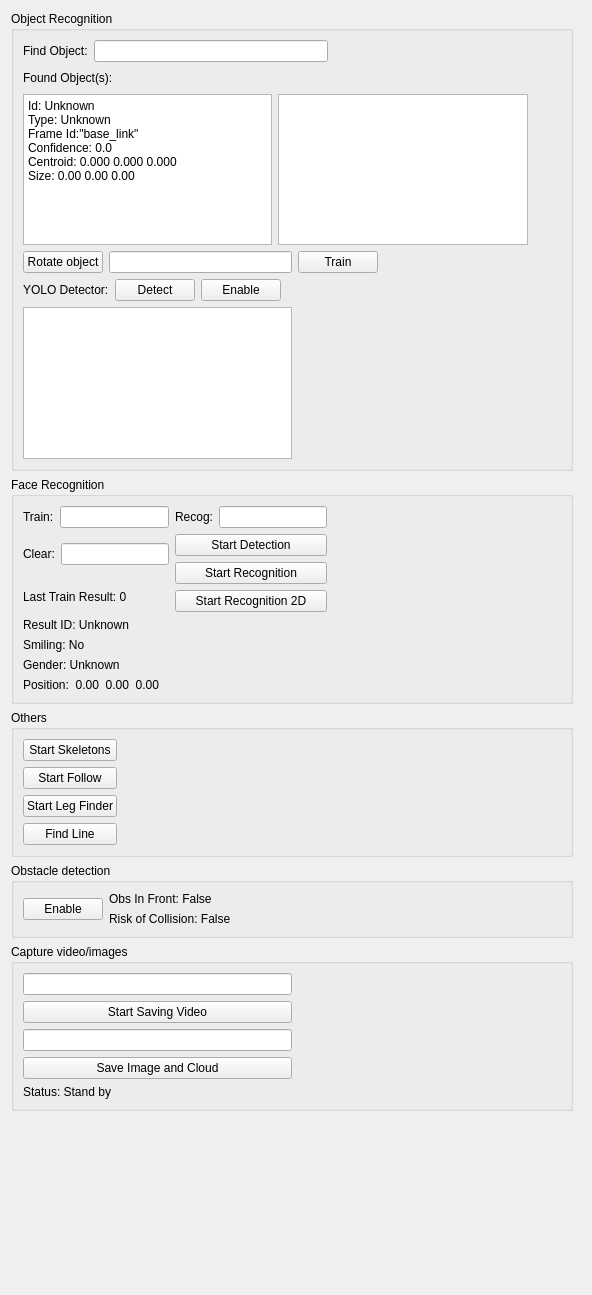
           <widget class="QWidget" name="scrollAreaWidgetContents_3">
            <property name="geometry">
             <rect>
              <x>0</x>
              <y>0</y>
              <width>592</width>
              <height>1295</height>
             </rect>
            </property>
            <layout class="QVBoxLayout" name="verticalLayout_16">
             <item>
              <layout class="QHBoxLayout" name="horizontalLayout_2">
               <item>
                <layout class="QVBoxLayout" name="verticalLayout_12">
                 <item>
                  <widget class="QGroupBox" name="gbObjRecog">
                   <property name="title">
                    <string>Object Recognition</string>
                   </property>
                   <layout class="QGridLayout" name="gridLayout_10">
                    <item row="0" column="0">
                     <layout class="QHBoxLayout" name="horizontalLayout_12">
                      <item>
                       <widget class="QLabel" name="objLblGoalObject">
                        <property name="text">
                         <string>Find Object:</string>
                        </property>
                       </widget>
                      </item>
                      <item>
                       <widget class="QLineEdit" name="objTxtGoalObject"/>
                      </item>
                      <item>
                       <spacer name="horizontalSpacer_10">
                        <property name="orientation">
                         <enum>Qt::Horizontal</enum>
                        </property>
                        <property name="sizeHint" stdset="0">
                         <size>
                          <width>40</width>
                          <height>20</height>
                         </size>
                        </property>
                       </spacer>
                      </item>
                     </layout>
                    </item>
                    <item row="1" column="0">
                     <layout class="QHBoxLayout" name="horizontalLayout_14">
                      <item>
                       <widget class="QLabel" name="objLblFound">
                        <property name="text">
                         <string>Found Object(s):</string>
                        </property>
                       </widget>
                      </item>
                      <item>
                       <spacer name="horizontalSpacer_11">
                        <property name="orientation">
                         <enum>Qt::Horizontal</enum>
                        </property>
                        <property name="sizeHint" stdset="0">
                         <size>
                          <width>40</width>
                          <height>20</height>
                         </size>
                        </property>
                       </spacer>
                      </item>
                     </layout>
                    </item>
                    <item row="2" column="0">
                     <layout class="QHBoxLayout" name="horizontalLayout_16">
                      <item>
                       <widget class="QPlainTextEdit" name="objTxtResults">
                        <property name="lineWrapMode">
                         <enum>QPlainTextEdit::NoWrap</enum>
                        </property>
                        <property name="plainText">
                         <string>Id: Unknown
Type: Unknown
Frame Id:&quot;base_link&quot;
Confidence: 0.0
Centroid: 0.000 0.000 0.000
Size: 0.00 0.00 0.00</string>
                        </property>
                       </widget>
                      </item>
                      <item>
                       <widget class="QGraphicsView" name="objGraResult"/>
                      </item>
                      <item>
                       <spacer name="horizontalSpacer_14">
                        <property name="orientation">
                         <enum>Qt::Horizontal</enum>
                        </property>
                        <property name="sizeHint" stdset="0">
                         <size>
                          <width>40</width>
                          <height>20</height>
                         </size>
                        </property>
                       </spacer>
                      </item>
                     </layout>
                    </item>
                    <item row="2" column="1">
                     <spacer name="horizontalSpacer_15">
                      <property name="orientation">
                       <enum>Qt::Horizontal</enum>
                      </property>
                      <property name="sizeHint" stdset="0">
                       <size>
                        <width>13</width>
                        <height>136</height>
                       </size>
                      </property>
                     </spacer>
                    </item>
                    <item row="3" column="0">
                     <layout class="QHBoxLayout" name="horizontalLayout_15">
                      <item>
                       <widget class="QPushButton" name="rotateButton">
                        <property name="text">
                         <string>Rotate object</string>
                        </property>
                       </widget>
                      </item>
                      <item>
                       <widget class="QLineEdit" name="objTxtGoalObject_2"/>
                      </item>
                      <item>
                       <widget class="QPushButton" name="trainObjButton">
                        <property name="text">
                         <string>Train</string>
                        </property>
                       </widget>
                      </item>
                      <item>
                       <spacer name="horizontalSpacer_12">
                        <property name="orientation">
                         <enum>Qt::Horizontal</enum>
                        </property>
                        <property name="sizeHint" stdset="0">
                         <size>
                          <width>40</width>
                          <height>20</height>
                         </size>
                        </property>
                       </spacer>
                      </item>
                     </layout>
                    </item>
                    <item row="4" column="0">
                     <layout class="QHBoxLayout" name="horizontalLayout_46">
                      <item>
                       <widget class="QLabel" name="objLblDetectYOLO">
                        <property name="text">
                         <string>YOLO Detector:</string>
                        </property>
                       </widget>
                      </item>
                      <item>
                       <widget class="QPushButton" name="detectObjYOLO">
                        <property name="text">
                         <string>Detect</string>
                        </property>
                       </widget>
                      </item>
                      <item>
                       <widget class="QPushButton" name="enObjDetectYOLO">
                        <property name="text">
                         <string>Enable</string>
                        </property>
                       </widget>
                      </item>
                      <item>
                       <spacer name="horizontalSpacer_37">
                        <property name="orientation">
                         <enum>Qt::Horizontal</enum>
                        </property>
                        <property name="sizeHint" stdset="0">
                         <size>
                          <width>40</width>
                          <height>20</height>
                         </size>
                        </property>
                       </spacer>
                      </item>
                     </layout>
                    </item>
                    <item row="5" column="0">
                     <layout class="QHBoxLayout" name="horizontalLayout_45">
                      <item>
                       <widget class="QTableWidget" name="objTableWidgetYOLO"/>
                      </item>
                      <item>
                       <spacer name="horizontalSpacer_38">
                        <property name="orientation">
                         <enum>Qt::Horizontal</enum>
                        </property>
                        <property name="sizeHint" stdset="0">
                         <size>
                          <width>40</width>
                          <height>20</height>
                         </size>
                        </property>
                       </spacer>
                      </item>
                     </layout>
                    </item>
                   </layout>
                  </widget>
                 </item>
                 <item>
                  <widget class="QGroupBox" name="gbFaceRecog">
                   <property name="title">
                    <string>Face Recognition</string>
                   </property>
                   <layout class="QHBoxLayout" name="horizontalLayout_44">
                    <item>
                     <layout class="QVBoxLayout" name="verticalLayout_36">
                      <item>
                       <layout class="QHBoxLayout" name="horizontalLayout_20">
                        <item>
                         <layout class="QVBoxLayout" name="verticalLayout_18">
                          <item>
                           <layout class="QFormLayout" name="formLayout">
                            <item row="0" column="0">
                             <widget class="QLabel" name="facLblTrain">
                              <property name="text">
                               <string>Train:</string>
                              </property>
                             </widget>
                            </item>
                            <item row="0" column="1">
                             <widget class="QLineEdit" name="facTxtTrain">
                              <property name="text">
                               <string/>
                              </property>
                             </widget>
                            </item>
                           </layout>
                          </item>
                          <item>
                           <layout class="QFormLayout" name="formLayout_6">
                            <item row="0" column="0">
                             <widget class="QLabel" name="facLblClear">
                              <property name="text">
                               <string>Clear:</string>
                              </property>
                             </widget>
                            </item>
                            <item row="0" column="1">
                             <widget class="QLineEdit" name="facTxtClear"/>
                            </item>
                           </layout>
                          </item>
                          <item>
                           <widget class="QLabel" name="facLblTrainResult">
                            <property name="text">
                             <string>Last Train Result: 0</string>
                            </property>
                           </widget>
                          </item>
                         </layout>
                        </item>
                        <item>
                         <layout class="QVBoxLayout" name="verticalLayout_35">
                          <item>
                           <layout class="QFormLayout" name="formLayout_7">
                            <item row="0" column="0">
                             <widget class="QLabel" name="facLblRecog">
                              <property name="text">
                               <string>Recog:</string>
                              </property>
                             </widget>
                            </item>
                            <item row="0" column="1">
                             <widget class="QLineEdit" name="facTxtRecog"/>
                            </item>
                           </layout>
                          </item>
                          <item>
                           <layout class="QVBoxLayout" name="verticalLayout_14">
                            <item>
                             <widget class="QPushButton" name="facBtnStartDetec">
                              <property name="text">
                               <string>Start Detection</string>
                              </property>
                             </widget>
                            </item>
                            <item>
                             <widget class="QPushButton" name="facBtnStartRecog">
                              <property name="text">
                               <string>Start Recognition</string>
                              </property>
                             </widget>
                            </item>
                            <item>
                             <widget class="QPushButton" name="facBtnStartRecog2D">
                              <property name="text">
                               <string>Start Recognition 2D</string>
                              </property>
                             </widget>
                            </item>
                           </layout>
                          </item>
                         </layout>
                        </item>
                       </layout>
                      </item>
                      <item>
                       <layout class="QFormLayout" name="formLayout_8">
                        <item row="0" column="0">
                         <widget class="QLabel" name="facLblResultID">
                          <property name="text">
                           <string>Result ID: Unknown</string>
                          </property>
                         </widget>
                        </item>
                        <item row="1" column="0">
                         <widget class="QLabel" name="facLblResultSmile">
                          <property name="text">
                           <string>Smiling: No</string>
                          </property>
                         </widget>
                        </item>
                        <item row="2" column="0">
                         <widget class="QLabel" name="facLblResultGender">
                          <property name="text">
                           <string>Gender: Unknown</string>
                          </property>
                         </widget>
                        </item>
                        <item row="3" column="0">
                         <widget class="QLabel" name="facLblResultPose">
                          <property name="text">
                           <string>Position:  0.00  0.00  0.00</string>
                          </property>
                         </widget>
                        </item>
                       </layout>
                      </item>
                     </layout>
                    </item>
                    <item>
                     <spacer name="horizontalSpacer_13">
                      <property name="orientation">
                       <enum>Qt::Horizontal</enum>
                      </property>
                      <property name="sizeHint" stdset="0">
                       <size>
                        <width>133</width>
                        <height>13</height>
                       </size>
                      </property>
                     </spacer>
                    </item>
                   </layout>
                  </widget>
                 </item>
                 <item>
                  <widget class="QGroupBox" name="gbSkeletons">
                   <property name="title">
                    <string>Others</string>
                   </property>
                   <layout class="QHBoxLayout" name="horizontalLayout_19">
                    <item>
                     <layout class="QVBoxLayout" name="verticalLayout_15">
                      <item>
                       <widget class="QPushButton" name="sktBtnStartRecog">
                        <property name="text">
                         <string>Start Skeletons</string>
                        </property>
                       </widget>
                      </item>
                      <item>
                       <widget class="QPushButton" name="hriBtnStartFollow">
                        <property name="text">
                         <string>Start Follow</string>
                        </property>
                       </widget>
                      </item>
                      <item>
                       <widget class="QPushButton" name="hriBtnStartLegs">
                        <property name="text">
                         <string>Start Leg Finder</string>
                        </property>
                       </widget>
                      </item>
                      <item>
                       <widget class="QPushButton" name="vsnBtnFindLines">
                        <property name="text">
                         <string>Find Line</string>
                        </property>
                       </widget>
                      </item>
                     </layout>
                    </item>
                    <item>
                     <spacer name="horizontalSpacer_18">
                      <property name="orientation">
                       <enum>Qt::Horizontal</enum>
                      </property>
                      <property name="sizeHint" stdset="0">
                       <size>
                        <width>268</width>
                        <height>17</height>
                       </size>
                      </property>
                     </spacer>
                    </item>
                   </layout>
                  </widget>
                 </item>
                 <item>
                  <widget class="QGroupBox" name="gbObsDetection">
                   <property name="title">
                    <string>Obstacle detection</string>
                   </property>
                   <layout class="QHBoxLayout" name="horizontalLayout_18">
                    <item>
                     <widget class="QPushButton" name="navBtnStartObsDetection">
                      <property name="text">
                       <string>Enable</string>
                      </property>
                     </widget>
                    </item>
                    <item>
                     <layout class="QVBoxLayout" name="verticalLayout_17">
                      <item>
                       <widget class="QLabel" name="navLblObstacleInFront">
                        <property name="text">
                         <string>Obs In Front: False</string>
                        </property>
                       </widget>
                      </item>
                      <item>
                       <widget class="QLabel" name="navLblRiskOfCollision">
                        <property name="text">
                         <string>Risk of Collision: False</string>
                        </property>
                       </widget>
                      </item>
                     </layout>
                    </item>
                    <item>
                     <spacer name="horizontalSpacer_17">
                      <property name="orientation">
                       <enum>Qt::Horizontal</enum>
                      </property>
                      <property name="sizeHint" stdset="0">
                       <size>
                        <width>153</width>
                        <height>17</height>
                       </size>
                      </property>
                     </spacer>
                    </item>
                   </layout>
                  </widget>
                 </item>
                 <item>
                  <widget class="QGroupBox" name="gbCapture">
                   <property name="title">
                    <string>Capture video/images</string>
                   </property>
                   <layout class="QHBoxLayout" name="horizontalLayout_24">
                    <item>
                     <layout class="QVBoxLayout" name="verticalLayout_19">
                      <item>
                       <widget class="QLineEdit" name="recTxtVideoFile"/>
                      </item>
                      <item>
                       <widget class="QPushButton" name="recBtnSaveVideo">
                        <property name="text">
                         <string>Start Saving Video</string>
                        </property>
                       </widget>
                      </item>
                      <item>
                       <widget class="QLineEdit" name="recTxtImgFile"/>
                      </item>
                      <item>
                       <widget class="QPushButton" name="recBtnSaveImg">
                        <property name="text">
                         <string>Save Image and Cloud</string>
                        </property>
                       </widget>
                      </item>
                      <item>
                       <widget class="QLabel" name="recLblStatus">
                        <property name="text">
                         <string>Status: Stand by</string>
                        </property>
                       </widget>
                      </item>
                     </layout>
                    </item>
                    <item>
                     <spacer name="horizontalSpacer_19">
                      <property name="orientation">
                       <enum>Qt::Horizontal</enum>
                      </property>
                      <property name="sizeHint" stdset="0">
                       <size>
                        <width>186</width>
                        <height>17</height>
                       </size>
                      </property>
                     </spacer>
                    </item>
                   </layout>
                  </widget>
                 </item>
                </layout>
               </item>
               <item>
                <spacer name="horizontalSpacer_16">
                 <property name="orientation">
                  <enum>Qt::Horizontal</enum>
                 </property>
                 <property name="sizeHint" stdset="0">
                  <size>
                   <width>40</width>
                   <height>20</height>
                  </size>
                 </property>
                </spacer>
               </item>
              </layout>
             </item>
             <item>
              <spacer name="verticalSpacer_3">
               <property name="orientation">
                <enum>Qt::Vertical</enum>
               </property>
               <property name="sizeHint" stdset="0">
                <size>
                 <width>20</width>
                 <height>254</height>
                </size>
               </property>
              </spacer>
             </item>
            </layout>
           </widget>
